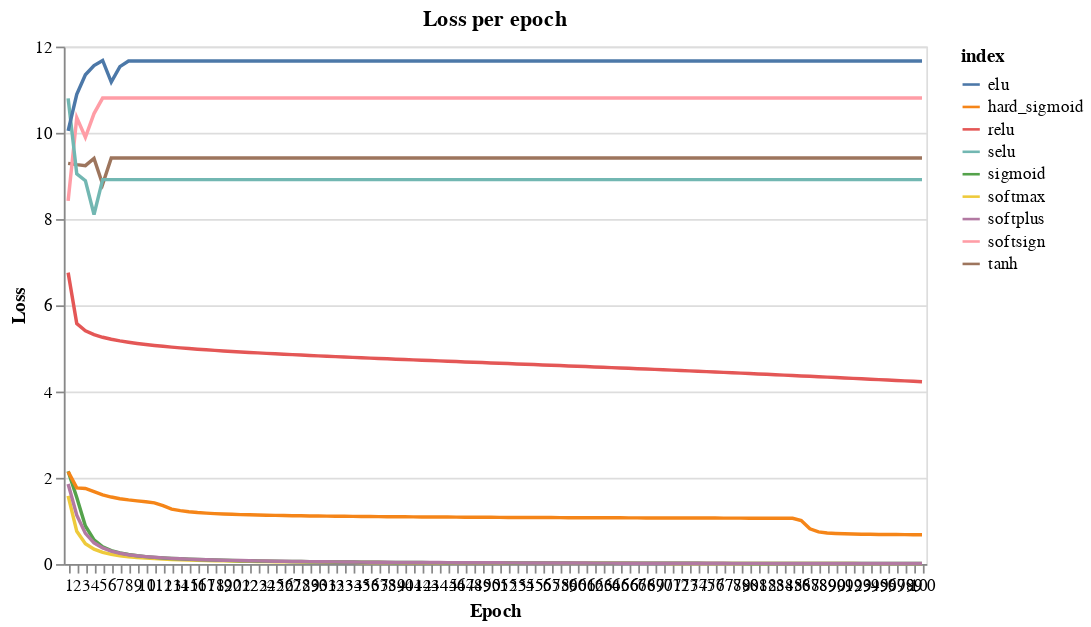

Notebook code cell kept with this figure:
### Code cell
base = alt.Chart(source).mark_line().encode(
    x=alt.X('epoch:O', title='Epoch',axis=alt.Axis(labelAngle=-0)),
    y=alt.Y('loss:Q', title="Loss"),
    color='index:N',
).properties(
    height=300,
    width=500,
    title='Loss per epoch'
)

alt.layer(base, data=source)

### Figure 1 — Vega-Lite specification as saved in the notebook (floating-point values rounded to 4 significant figures; data arrays with more than 128 entries replaced by an {"elided": "..."} marker saying what was removed)
{"config": {"view": {"continuousWidth": 400, "continuousHeight": 300}}, "layer": [{"mark": "line", "encoding": {"color": {"type": "nominal", "field": "index"}, "x": {"type": "ordinal", "axis": {"labelAngle": 0}, "field": "epoch", "title": "Epoch"}, "y": {"type": "quantitative", "field": "loss", "title": "Loss"}}, "height": 300, "title": "Loss per epoch", "width": 500}], "data": {"name": "data-b614e9314cc04877816ba6fd7ae92bdf"}, "$schema": "https://vega.github.io/schema/vega-lite/v4.8.1.json", "datasets": {"data-b614e9314cc04877816ba6fd7ae92bdf": {"elided": "900 records"}}}
